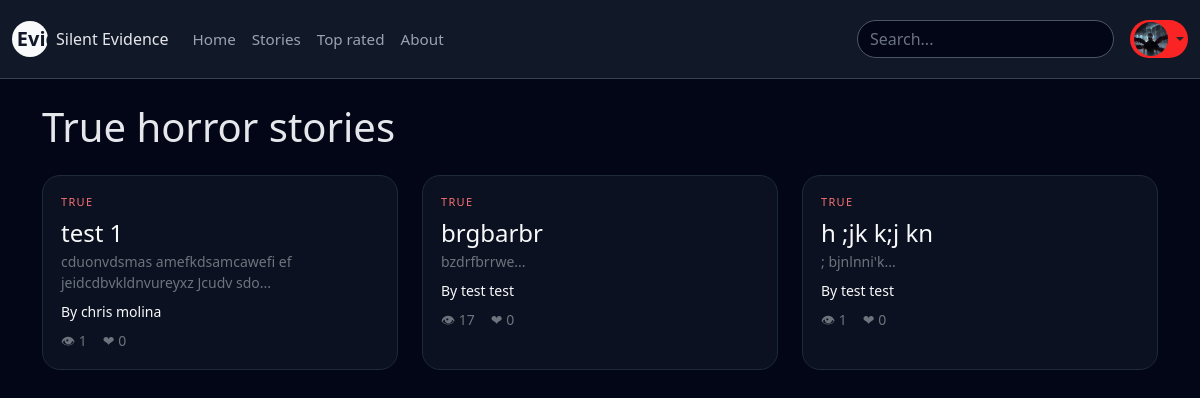
The app's page /stories_true.php (signed in) with its own data.
### tables this page shows
CREATE TABLE `stories` (
  `id` int(10) UNSIGNED NOT NULL,
  `user_id` int(10) UNSIGNED NOT NULL,
  `title` varchar(200) NOT NULL,
  `slug` varchar(220) NOT NULL,
  `category` enum('true','paranormal','urban','short','haunted','ghosts','missing','crime','sleep','forest','night','calls','creatures','abandoned','psychological') NOT NULL DEFAULT 'true',
  `content` longtext NOT NULL,
  `image_path` varchar(255) DEFAULT NULL,
  `is_published` tinyint(1) NOT NULL DEFAULT 1,
  `is_featured` tinyint(1) NOT NULL DEFAULT 0,
  `views` int(10) UNSIGNED NOT NULL DEFAULT 0,
  `likes` int(10) UNSIGNED NOT NULL DEFAULT 0,
  `created_at` datetime NOT NULL DEFAULT current_timestamp(),
  `updated_at` datetime NOT NULL DEFAULT current_timestamp() ON UPDATE current_timestamp()
);

CREATE TABLE `users` (
  `id` int(10) UNSIGNED NOT NULL,
  `username` varchar(50) NOT NULL,
  `email` varchar(190) NOT NULL,
  `password_hash` varchar(255) NOT NULL,
  `display_name` varchar(100) NOT NULL,
  `avatar` varchar(255) DEFAULT NULL,
  `bio` text DEFAULT NULL,
  `role` enum('user','admin') NOT NULL DEFAULT 'user',
  `created_at` datetime NOT NULL DEFAULT current_timestamp(),
  `last_login` datetime DEFAULT NULL
);

### stories_true.php (the view, shortened to what this page needs)
<?php
require 'include/db.php';
$stmt = $pdo->prepare("
    SELECT s.id, s.title, s.content, s.category, s.views, s.likes, s.created_at,
           u.display_name, u.username
    FROM stories s
    JOIN users u ON u.id = s.user_id
    WHERE s.category = 'true' AND s.is_published = 1
    ORDER BY s.created_at DESC
");
$stmt->execute();
$stories = $stmt->fetchAll();
?>
<!doctype html>
<html lang='en'>
<head>
<link href='https://cdn.jsdelivr.net/npm/bootstrap@5.3.3/dist/css/bootstrap.min.css' rel='stylesheet'>
</head>
<body>
<?php include 'include/header.php'; ?>
<div class='container py-4'>
    <h1 class='mb-4'>True horror stories</h1>
    <div class='row g-4'>
        <?php foreach ($stories as $story): ?>
        <div class='col-md-4'>
            <a href='story.php?id=<?php echo $story['id']; ?>' class='text-decoration-none'>
                <div class='story-card h-100'>
                    <div class='story-tag mb-2'>TRUE</div>
                    <h4 class='text-light mb-1'>
                        <?php echo htmlspecialchars($story['title']); ?>
                    </h4>
                    <p class='text-secondary small mb-2'>
                        <?php echo htmlspecialchars(substr($story['content'],0,60)); ?>...
                    </p>
                    <p class='small mb-0 text-light'>
                        By <?php echo htmlspecialchars($story['display_name']); ?>
                    </p>
                    <div class='d-flex gap-3 mt-2 text-secondary small'>
                        <span>👁 <?php echo $story['views']; ?></span>
                        <span>❤ <?php echo $story['likes']; ?></span>
                    </div>
                </div>
            </a>
        </div>
        <?php endforeach; ?>
    </div>
</div>
</body>
</html>

### stories_true.php (style rules this page uses)
body { background:#020617; color:#e5e7eb; font-family:system-ui; }
.story-card { background:#0b1120; border:1px solid #1e293b; border-radius:18px; padding:18px; transition:0.2s; cursor:pointer; }
.story-tag { font-size:11px; color:#f87171; text-transform:uppercase; letter-spacing:0.12em; }

### records on screen
stories: title "test 1", content "cduonvdsmas amefkdsamcawefi ef jeidcdbvkldnvureyxz Jcudv sdo", user.display_name "chris molina", views "1", likes "0"
stories: title "brgbarbr", content "bzdrfbrrwe", user.display_name "test test", views "17", likes "0"
stories: title "h ;jk k;j kn", content "; bjnlnni'k", user.display_name "test test", views "1", likes "0"
